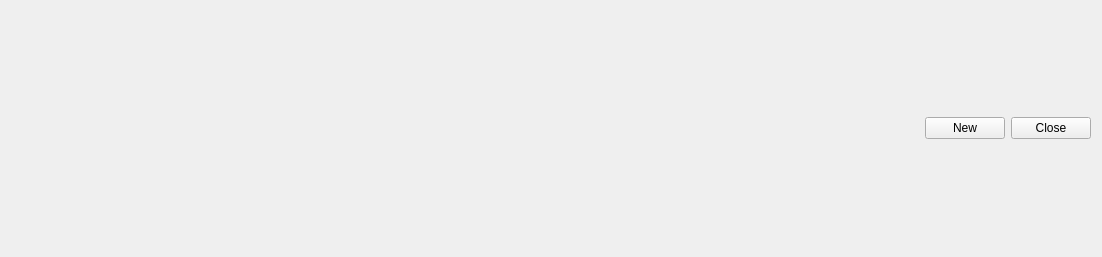
<?xml version="1.0" encoding="UTF-8"?>
<ui version="4.0">
 <class>inputDialog</class>
 <widget class="QWidget" name="inputDialog">
  <property name="geometry">
   <rect>
    <x>0</x>
    <y>0</y>
    <width>1102</width>
    <height>257</height>
   </rect>
  </property>
  <property name="sizePolicy">
   <sizepolicy hsizetype="Preferred" vsizetype="Preferred">
    <horstretch>0</horstretch>
    <verstretch>0</verstretch>
   </sizepolicy>
  </property>
  <property name="windowTitle">
   <string>Antilog - Input setup</string>
  </property>
  <property name="windowIcon">
   <iconset>
    <normaloff>:/artwork/artwork/icon.png</normaloff>:/artwork/artwork/icon.png</iconset>
  </property>
  <property name="autoFillBackground">
   <bool>false</bool>
  </property>
  <layout class="QVBoxLayout" name="verticalLayout">
   <item>
    <layout class="QHBoxLayout" name="horizontalLayout">
     <property name="sizeConstraint">
      <enum>QLayout::SetMinimumSize</enum>
     </property>
     <item>
      <spacer name="horizontalSpacer">
       <property name="orientation">
        <enum>Qt::Horizontal</enum>
       </property>
       <property name="sizeType">
        <enum>QSizePolicy::MinimumExpanding</enum>
       </property>
       <property name="sizeHint" stdset="0">
        <size>
         <width>40</width>
         <height>20</height>
        </size>
       </property>
      </spacer>
     </item>
     <item>
      <widget class="QPushButton" name="pushButtonNewInput">
       <property name="text">
        <string>New</string>
       </property>
       <property name="icon">
        <iconset resource="../../resources.qrc">
         <normaloff>:/artwork/artwork/button_new.svg</normaloff>:/artwork/artwork/button_new.svg</iconset>
       </property>
      </widget>
     </item>
     <item>
      <widget class="QPushButton" name="pushButtonClose">
       <property name="text">
        <string>Close</string>
       </property>
       <property name="icon">
        <iconset resource="../../resources.qrc">
         <normaloff>:/artwork/artwork/button_close.svg</normaloff>:/artwork/artwork/button_close.svg</iconset>
       </property>
      </widget>
     </item>
    </layout>
   </item>
   <item>
    <layout class="QHBoxLayout" name="tableviewplaceholder_">
     <property name="sizeConstraint">
      <enum>QLayout::SetMaximumSize</enum>
     </property>
    </layout>
   </item>
  </layout>
 </widget>
 <resources>
  <include location="../../resources.qrc"/>
 </resources>
 <connections/>
</ui>
